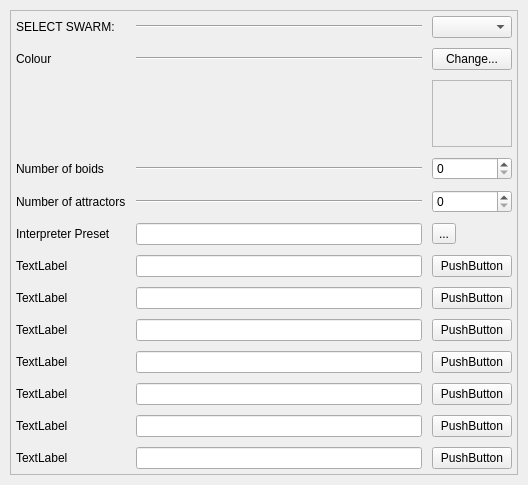
<?xml version="1.0" encoding="UTF-8"?>
<ui version="4.0">
 <class>Form</class>
 <widget class="QWidget" name="Form">
  <property name="geometry">
   <rect>
    <x>0</x>
    <y>0</y>
    <width>528</width>
    <height>485</height>
   </rect>
  </property>
  <property name="windowTitle">
   <string>Form</string>
  </property>
  <layout class="QGridLayout" name="gridLayout">
   <property name="margin">
    <number>10</number>
   </property>
   <property name="spacing">
    <number>5</number>
   </property>
   <item row="0" column="0">
    <widget class="QScrollArea" name="scrollArea">
     <property name="widgetResizable">
      <bool>true</bool>
     </property>
     <widget class="QWidget" name="scrollAreaWidgetContents">
      <property name="geometry">
       <rect>
        <x>0</x>
        <y>0</y>
        <width>506</width>
        <height>463</height>
       </rect>
      </property>
      <layout class="QGridLayout" name="gridLayout_2">
       <property name="margin">
        <number>5</number>
       </property>
       <property name="spacing">
        <number>10</number>
       </property>
       <item row="8" column="0">
        <widget class="QLabel" name="label_5">
         <property name="text">
          <string>Interpreter Preset</string>
         </property>
        </widget>
       </item>
       <item row="8" column="1">
        <widget class="QLineEdit" name="display_preset_name"/>
       </item>
       <item row="9" column="1">
        <widget class="QLineEdit" name="lineEdit_4"/>
       </item>
       <item row="9" column="0">
        <widget class="QLabel" name="label_6">
         <property name="text">
          <string>TextLabel</string>
         </property>
        </widget>
       </item>
       <item row="1" column="0">
        <widget class="QLabel" name="label_4">
         <property name="text">
          <string>Colour</string>
         </property>
        </widget>
       </item>
       <item row="1" column="1">
        <widget class="Line" name="line_4">
         <property name="orientation">
          <enum>Qt::Horizontal</enum>
         </property>
        </widget>
       </item>
       <item row="1" column="2">
        <widget class="QPushButton" name="colour_button">
         <property name="text">
          <string>Change...</string>
         </property>
        </widget>
       </item>
       <item row="14" column="2">
        <widget class="QPushButton" name="pushButton_13">
         <property name="text">
          <string>PushButton</string>
         </property>
        </widget>
       </item>
       <item row="9" column="2">
        <widget class="QPushButton" name="pushButton_4">
         <property name="text">
          <string>PushButton</string>
         </property>
        </widget>
       </item>
       <item row="10" column="1">
        <widget class="QLineEdit" name="lineEdit_9"/>
       </item>
       <item row="10" column="2">
        <widget class="QPushButton" name="pushButton_5">
         <property name="text">
          <string>PushButton</string>
         </property>
        </widget>
       </item>
       <item row="3" column="0">
        <widget class="QLabel" name="label">
         <property name="text">
          <string>Number of boids</string>
         </property>
        </widget>
       </item>
       <item row="10" column="0">
        <widget class="QLabel" name="label_7">
         <property name="text">
          <string>TextLabel</string>
         </property>
        </widget>
       </item>
       <item row="4" column="0">
        <widget class="QLabel" name="label_2">
         <property name="text">
          <string>Number of attractors</string>
         </property>
        </widget>
       </item>
       <item row="12" column="1">
        <widget class="QLineEdit" name="lineEdit_10"/>
       </item>
       <item row="12" column="0">
        <widget class="QLabel" name="label_8">
         <property name="text">
          <string>TextLabel</string>
         </property>
        </widget>
       </item>
       <item row="13" column="0">
        <widget class="QLabel" name="label_9">
         <property name="text">
          <string>TextLabel</string>
         </property>
        </widget>
       </item>
       <item row="13" column="1">
        <widget class="QLineEdit" name="lineEdit_11"/>
       </item>
       <item row="14" column="1">
        <widget class="QLineEdit" name="lineEdit_12"/>
       </item>
       <item row="15" column="1">
        <widget class="QLineEdit" name="lineEdit_13"/>
       </item>
       <item row="15" column="2">
        <widget class="QPushButton" name="pushButton_14">
         <property name="text">
          <string>PushButton</string>
         </property>
        </widget>
       </item>
       <item row="12" column="2">
        <widget class="QPushButton" name="pushButton_11">
         <property name="text">
          <string>PushButton</string>
         </property>
        </widget>
       </item>
       <item row="13" column="2">
        <widget class="QPushButton" name="pushButton_12">
         <property name="text">
          <string>PushButton</string>
         </property>
        </widget>
       </item>
       <item row="16" column="2">
        <widget class="QPushButton" name="pushButton_15">
         <property name="text">
          <string>PushButton</string>
         </property>
        </widget>
       </item>
       <item row="14" column="0">
        <widget class="QLabel" name="label_10">
         <property name="text">
          <string>TextLabel</string>
         </property>
        </widget>
       </item>
       <item row="15" column="0">
        <widget class="QLabel" name="label_11">
         <property name="text">
          <string>TextLabel</string>
         </property>
        </widget>
       </item>
       <item row="16" column="0">
        <widget class="QLabel" name="label_12">
         <property name="text">
          <string>TextLabel</string>
         </property>
        </widget>
       </item>
       <item row="16" column="1">
        <widget class="QLineEdit" name="lineEdit_14"/>
       </item>
       <item row="4" column="1">
        <widget class="Line" name="line_2">
         <property name="orientation">
          <enum>Qt::Horizontal</enum>
         </property>
        </widget>
       </item>
       <item row="4" column="2">
        <widget class="QSpinBox" name="num_atts_spin"/>
       </item>
       <item row="3" column="1">
        <widget class="Line" name="line">
         <property name="orientation">
          <enum>Qt::Horizontal</enum>
         </property>
        </widget>
       </item>
       <item row="3" column="2">
        <widget class="QSpinBox" name="num_boids_spin"/>
       </item>
       <item row="0" column="2">
        <widget class="QComboBox" name="swarm_select_combo"/>
       </item>
       <item row="0" column="0">
        <widget class="QLabel" name="label_3">
         <property name="text">
          <string>SELECT SWARM:</string>
         </property>
        </widget>
       </item>
       <item row="0" column="1">
        <widget class="Line" name="line_3">
         <property name="orientation">
          <enum>Qt::Horizontal</enum>
         </property>
        </widget>
       </item>
       <item row="2" column="2">
        <widget class="QFrame" name="colour_frame">
         <property name="frameShape">
          <enum>QFrame::StyledPanel</enum>
         </property>
         <property name="frameShadow">
          <enum>QFrame::Raised</enum>
         </property>
        </widget>
       </item>
       <item row="8" column="2">
        <widget class="QToolButton" name="open_file_dialog">
         <property name="text">
          <string>...</string>
         </property>
        </widget>
       </item>
      </layout>
     </widget>
    </widget>
   </item>
  </layout>
 </widget>
 <resources/>
 <connections/>
</ui>
